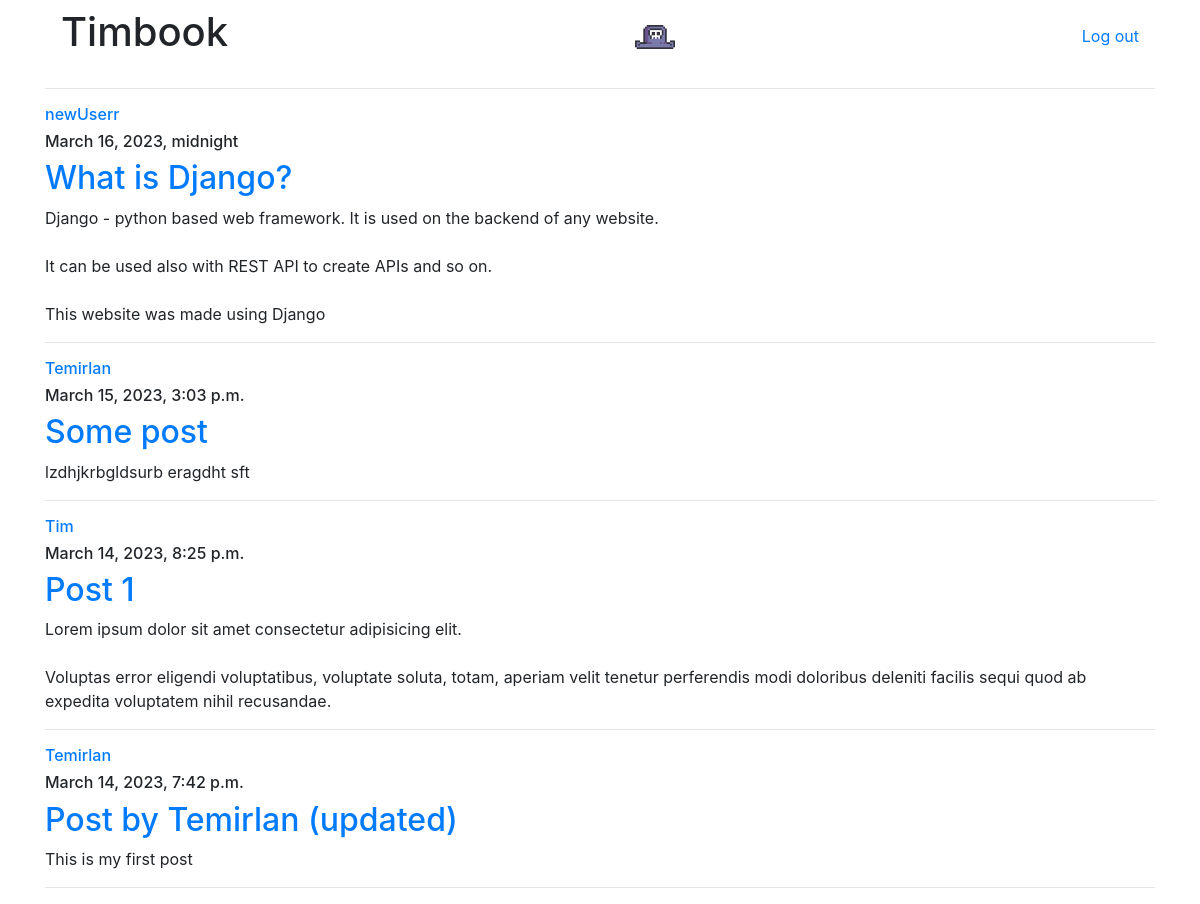
Screenshot of / (signed in) with the database file from the repository.
### users/models.py (models this page shows, shortened)
class Profile(models.Model):
    user = models.OneToOneField(User, on_delete=models.CASCADE)
    image = models.ImageField(default="default.jpg", upload_to="profile_pics")
    bio = models.TextField(blank=True)

### newsfeed/models.py (models this page shows, shortened)
class Post(models.Model):
    author = models.ForeignKey(User, on_delete=models.CASCADE)
    title = models.CharField(max_length=100)
    content = models.TextField()
    date_posted = models.DateTimeField(default=timezone.now)

### newsfeed/views.py (the view)
# urls.py: path('', PostListView.as_view(), name="main"),
class PostListView(ListView):
    def dispatch(self, request, *args, **kwargs):
        if not request.user.is_authenticated:
            return redirect("users:login")
        return super().dispatch(request, *args, **kwargs)
    model = Post
    template_name = "newsfeed/main.html"
    context_object_name = "posts"
    ordering = ["-date_posted"]

### newsfeed/templates/newsfeed/main.html
{% extends "newsfeed/layout.html" %}
{% block body %}
    <div class="navbar">
        <h1>Timbook</h1>
        <a href="{% url 'users:profile' user.username %}"><img src="{{ user.profile.image.url }}" width="40px"></a>
        <a href="{% url 'users:logout' %}">Log out</a>
    </div>
    <hr>
    {% for post in posts %}
        <h6><a href="{% url 'users:profile' post.author.username %}">{{ post.author }}</a></h6>
        <h6>{{ post.date_posted }}</h6>
        <a href="{% url 'newsfeed:post_detail' post.id %}"><h2>{{ post.title }}</h2></a>
        <p>{{ post.content|linebreaksbr|add:' '|safe }}</p>
        <hr>
    {% endfor %}
{% endblock %}

### rows the page displays
Post: author "newUserr", date_posted "March 16, 2023, midnight", title "What is Django?", content|add "Django - python based web framework. It is used on the backend of any website. It can be used also with REST API to create APIs and so on. This website was made using Django"
Post: author "Temirlan", date_posted "March 15, 2023, 3:03 p.m.", title "Some post", content|add "lzdhjkrbgldsurb eragdht sft"
Post: author "Tim", date_posted "March 14, 2023, 8:25 p.m.", title "Post 1", content|add "Lorem ipsum dolor sit amet consectetur adipisicing elit. Voluptas error eligendi voluptatibus, voluptate soluta, totam, aperiam velit tenetur perferendis modi doloribus deleniti facilis sequi quod ab expedita voluptatem nihil recusandae."
Post: author "Temirlan", date_posted "March 14, 2023, 7:42 p.m.", title "Post by Temirlan (updated)", content|add "This is my first post"
